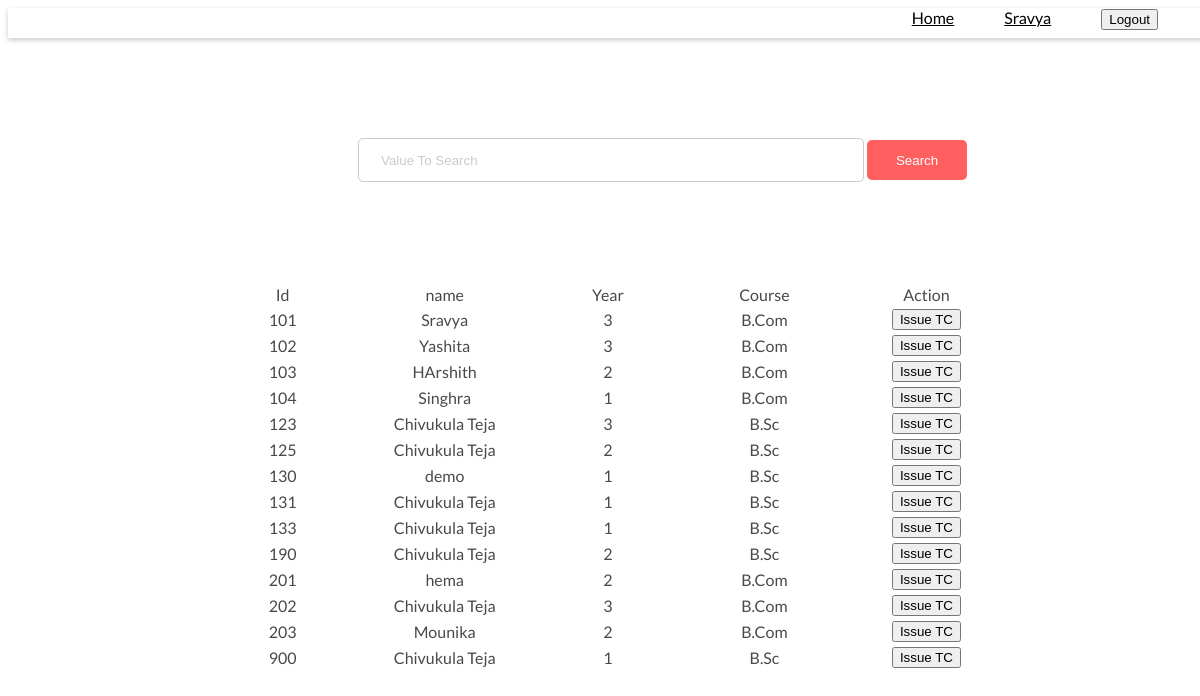
/transferData.php (signed in), run on the app's committed database.
### tables this page shows
CREATE TABLE `users_data` (
  `sno` bigint(100) NOT NULL,
  `id` varchar(255) NOT NULL,
  `name` varchar(255) NOT NULL,
  `mobile` bigint(20) NOT NULL,
  `email` varchar(255) NOT NULL,
  `role` int(10) NOT NULL,
  `password` varchar(255) NOT NULL,
  `fathername` varchar(255) NOT NULL,
  `year` int(10) NOT NULL,
  `pd` bigint(255) NOT NULL,
  `course` varchar(255) NOT NULL
);

### transferData.php (the view, shortened to what this page needs)
<?php
include 'header.php';
?>
<?php
if ( isset( $_POST['search'] ) )
 {
    $valueToSearch = $_POST['valueToSearch'];
    $query = "SELECT * FROM `users_data` WHERE CONCAT(`id`, `name`, `year`, `course`) LIKE '%".$valueToSearch."%'";
    $search_result = filterTable( $query );
} else {
    $query = 'SELECT * FROM `users_data`';
    $search_result = filterTable( $query );
}
function filterTable( $query )
 {
    $connect = mysqli_connect( 'localhost', 'root', '', 'feetech' );
    $filter_Result = mysqli_query( $connect, $query );
    return $filter_Result;
}
?>
<!DOCTYPE html>
<html>
    <head>
    </head>
    <body>
        <form action='transferData.php' style='padding:100px' method='post'>
            <input type='text'
                style='width:500px; height:40px; margin-left:250px;border:1px solid #cacaca; border-radius:5px; text-indent:20px'
                name='valueToSearch' placeholder='Value To Search'>
            <input type='submit'
                style='width:100px; height:40px; color:#fff; background-color: #ff5f5f; border:0px; border-radius:5px; outline:none'
                name='search' value='Search'><br>
            <table>
                <tr>
                    <td>Id</td>
                    <td>name</td>
                    <td>Year</td>
                    <td>Course</td>
                    <td>Action</td>
                </tr>
                <?php while( $row = mysqli_fetch_array( $search_result ) ):?>
                <tr>
                    <td><?php echo $row['id'];
?></td>
                    <td><?php echo $row['name'];
?></td>
                    <td><?php echo $row['year'];
?></td>
                    <td><?php echo $row['course'];
?></td>
                    <td><button type='submit1'>Issue TC</button></td>
                </tr>
                <?php endwhile;
?>
            </table>
        </form>
    </body>
</html>

### main.css (style rules this page uses)
body { font-family: Lato; color: #494949; width: 100%; top: 0; right: 0; }
::placeholder { color: #cacaca; }
table { margin: 100px; }

### transferData.php (style rules this page uses)
table, tr, th, td { border: 0px; }
td { width: 400px; text-align: center; text-teansform: uppercase; }

### data on the page
users_data: id "101", name "Sravya", year "3", course "B.Com"
users_data: id "102", name "Yashita", year "3", course "B.Com"
users_data: id "103", name "HArshith", year "2", course "B.Com"
users_data: id "104", name "Singhra", year "1", course "B.Com"
users_data: id "123", name "Chivukula Teja", year "3", course "B.Sc"
users_data: id "125", name "Chivukula Teja", year "2", course "B.Sc"
users_data: id "130", name "demo", year "1", course "B.Sc"
users_data: id "131", name "Chivukula Teja", year "1", course "B.Sc"
users_data: id "133", name "Chivukula Teja", year "1", course "B.Sc"
users_data: id "190", name "Chivukula Teja", year "2", course "B.Sc"
users_data: id "201", name "hema", year "2", course "B.Com"
users_data: id "202", name "Chivukula Teja", year "3", course "B.Com"
users_data: id "203", name "Mounika", year "2", course "B.Com"
users_data: id "900", name "Chivukula Teja", year "1", course "B.Sc"

### other printed values
$_SESSION['user'] "Sravya"
